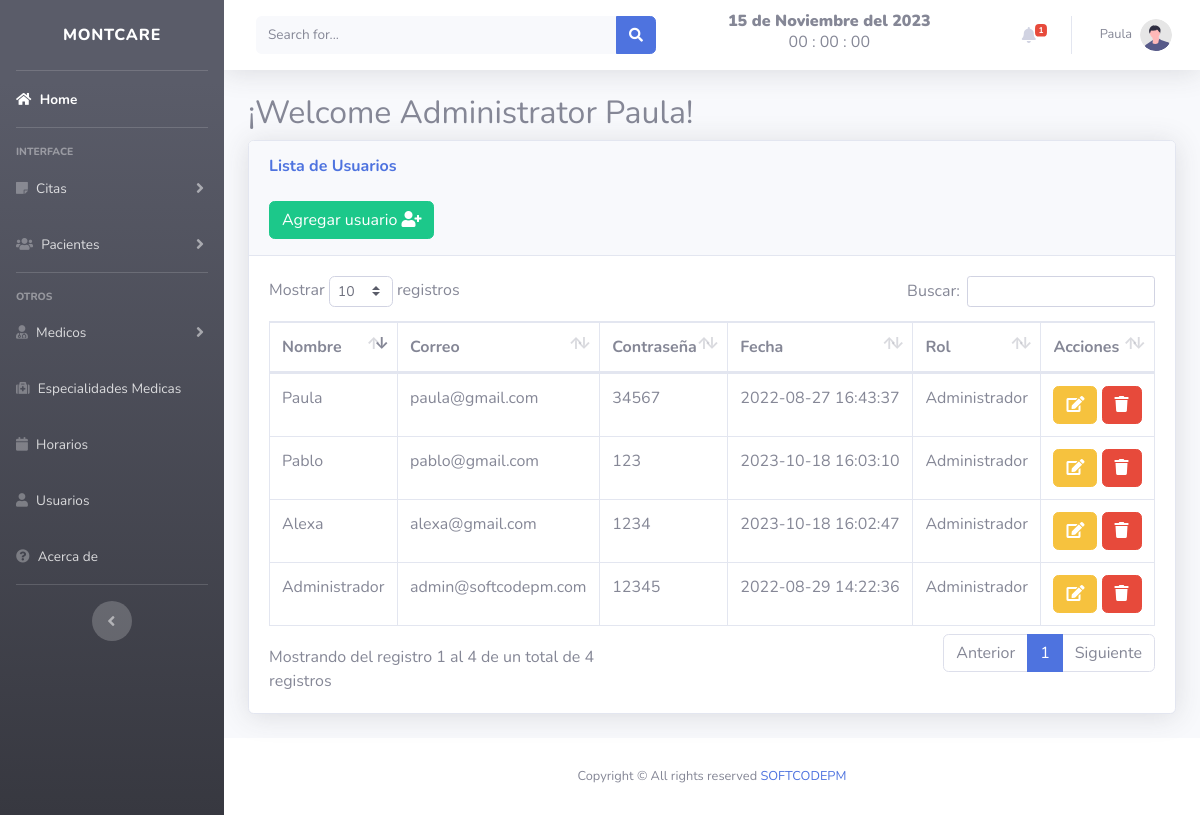
Screenshot of /citas-medicas/views/usuarios.php (signed in) with the database file from the repository.
### tables this page shows
CREATE TABLE `user` (
  `id` int(11) NOT NULL,
  `nombre` varchar(50) NOT NULL,
  `correo` varchar(50) NOT NULL,
  `password` varchar(50) NOT NULL,
  `fecha` timestamp NOT NULL DEFAULT current_timestamp(),
  `rol` int(11) NOT NULL
);

CREATE TABLE `roles` (
  `id` int(11) NOT NULL,
  `rol` varchar(50) NOT NULL
);

### citas-medicas/views/usuarios.php (the view, shortened to what this page needs)
<!DOCTYPE html>
<html lang="en">
<head>
</head>
<?php include "../includes/header.php"; ?>
<body id="page-top">
    <div class="container-fluid">
        <h2 class="subtitle">¡Welcome Administrator <?php echo $_SESSION['nombre']; ?>!</h2>
        <div class="card shadow mb-4">
            <div class="card-header py-3">
                <h6 class="m-0 font-weight-bold text-primary">Lista de Usuarios</h6>
                <br>
                <button type="button" class="btn btn-success" data-toggle="modal" data-target="#user">
                    <span class="glyphicon glyphicon-plus"></span> Agregar usuario <i class="fa fa-user-plus"></i> </a></button>
            </div>
            <div class="card-body">
                <div class="table-responsive">
                    <table class="table table-bordered" id="dataTable" width="100%" cellspacing="0">
                        <thead>
                            <tr>
                                <th>Nombre</th>
                                <th>Correo</th>
                                <th>Contraseña</th>
                                <th>Fecha</th>
                                <th>Rol</th>
                                <th>Acciones</th>
                            </tr>
                        </thead>
                        <?php
                        include "../includes/db.php";
                        $result = mysqli_query($conexion, "SELECT  user.id, user.nombre, user.correo, user.password, user.fecha,
roles.rol FROM user
LEFT JOIN roles ON user.rol= roles.id ");
                        while ($fila = mysqli_fetch_assoc($result)) :
                        ?>
                            <tr>
                                <td><?php echo $fila['nombre']; ?></td>
                                <td><?php echo $fila['correo']; ?></td>
                                <td><?php echo $fila['password']; ?></td>
                                <td><?php echo $fila['fecha']; ?></td>
                                <td><?php echo $fila['rol']; ?></td>
                                <td>
                                    <a class="btn btn-warning" href="../includes/editar_user.php?id=<?php echo $fila['id'] ?> ">
                                        <i class="fa fa-edit "></i> </a>
                                    <a href="../includes/eliminar_user.php?id=<?php echo $fila['id'] ?> " class="btn btn-danger btn-del">
                                        <i class="fa fa-trash "></i></a></button>
                                </td>
                            </tr>
                        <?php endwhile; ?>
                    </table>
                </div>
            </div>
        </div>
    </div>
    <?php include "../includes/footer.php"; ?>
    <?php include "../includes/_sesion/registros.php"; ?>
</body>
</html>

### rows the page displays
user: nombre "Paula", correo "paula@gmail.com", password "34567", fecha "2022-08-27 16:43:37", rol.rol "Administrador"
user: nombre "Administrador", correo "admin@softcodepm.com", password "12345", fecha "2022-08-29 14:22:36", rol.rol "Administrador"
user: nombre "Alexa", correo "alexa@gmail.com", password "1234", fecha "2023-10-18 16:02:47", rol.rol "Administrador"
user: nombre "Pablo", correo "pablo@gmail.com", password "123", fecha "2023-10-18 16:03:10", rol.rol "Administrador"

### other values shown
fecha() "15 de Noviembre del 2023"
$_SESSION['nombre'] "Paula"
